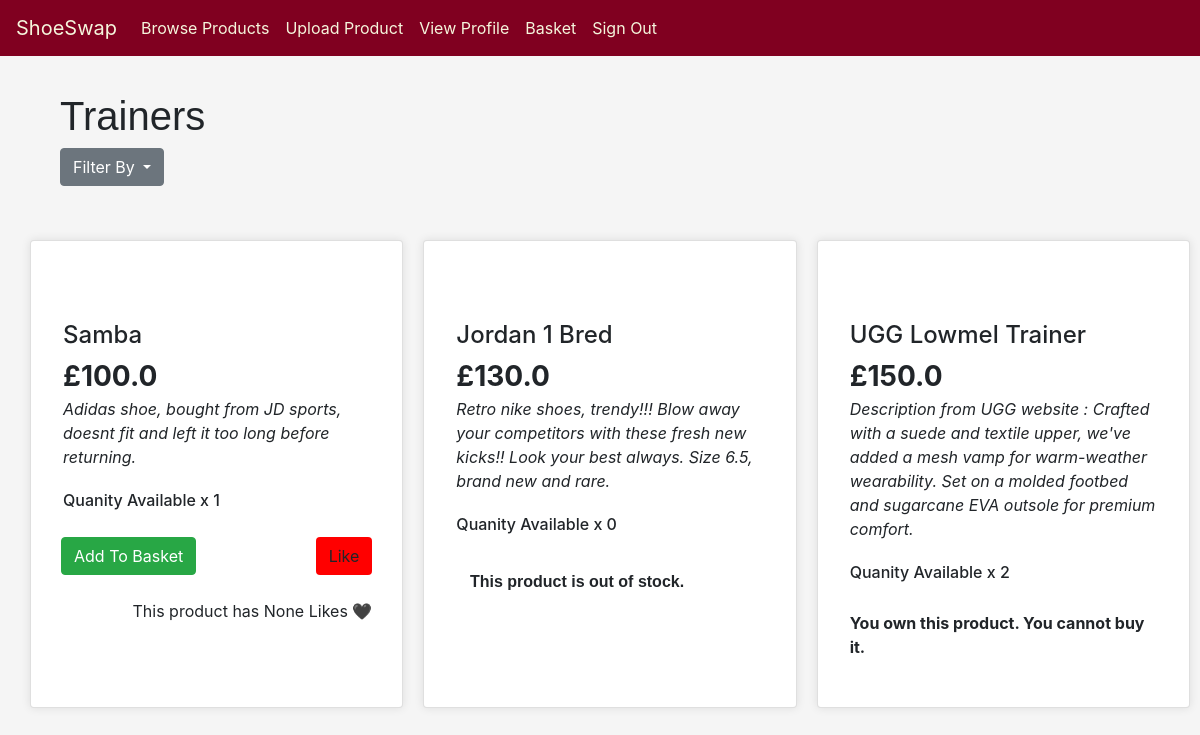
The page /trainers (signed in) on the database its author committed.
### app/models.py (models this page shows)
class Products(db.Model):
    __tablename__='Products'
    id = db.Column(db.Integer, primary_key=True)
    owner_id = db.Column(db.Integer, db.ForeignKey('Customers.id'), nullable=False)
    product_name = db.Column(db.String(100), nullable=False)
    description = db.Column(db.String(1000), nullable=False)
    price = db.Column(db.Float, nullable=False)
    quantity_available = db.Column(db.Integer, nullable=False)
    category = db.Column(db.String(30), nullable=False, index=True)
    size = db.Column(db.String(5), nullable=False)
    likes = db.Column(db.Integer, default=0)

### app/views.py (the view)
@app.route("/trainers", methods=["GET"])
def trainers():
    trainers = Products.query.filter_by(category='Trainers').all()
    if current_user.is_authenticated:
        user_basket = models.Basket.query.filter_by(customer_id=current_user.id)
        return render_template("browse.html", title="Shop", products=trainers, Filter="Trainers", current_user=current_user, basket=user_basket)
    else:
        return render_template("browse.html", title="Shop", products=trainers, Filter="Trainers", current_user=None)

### app/views.py (called while the page is built)
@login_manager.user_loader
def load_user(id):
    return Customers.query.get(int(id))

### app/templates/browse.html (shortened to what this page needs)
{% extends "base.html" %}
{% block content %}
  </head>
  <body>
      <div class="info">
        <h1> {{ Filter }} </h1>
      </div>
      <div class="dropdown filters">
        <button class="btn btn-secondary dropdown-toggle filter-button" type="button" id="dropdownMenuButton" data-toggle="dropdown" aria-haspopup="true" aria-expanded="false">
          Filter By
        </button>
      </div>
      {% if products.__len__() > 0 %}
      <div class="product-cards-container">
        {% for p in products %}
          <div class="card product-card  mb-4">
            <div class="card-body">
              <br><br>
              <h4 class="details title card-title fw-bold ">{{ p.product_name }} </h4>
              <h3 class="details card-subtitle fw-dark"><strong>£{{ p.price }}</strong></h3>
              <div class="details card-text fw-lighter"><i>{{ p.description }}</i> </div>
              <br>
              <h6 class="details card-subtitle fw-light">Quanity Available x {{ p.quantity_available }}</h6>
              <div class="controls">
                {%if p.owner_id != current_user.id %}
                  <br>
                  {% if p.quantity_available <= 0 %}
                    <p class="danger info">This product is out of stock.</p>
                  {% else %}
                    {% if p.id in basket %}
                      <a class="btn btn-secondary" href="{{ url_for('removefrombasket', id=p.id) }}">Remove From Basket</a>
                    {% else %}
                      <a class="btn btn-success" href="{{ url_for('addtobasket', id=p.id) }}">Add To Basket</a>
                    {% endif %}
                    <a class="like-controls">
                      <button  class="btn like" onclick="likeProduct( {{p.id}} )">Like</button>
                    </a>
                    <br><br>
                    <a class="like-controls" id="likes-{{p.id}}"> This product has {{p.likes}} Likes 🖤 </a>
                  {% endif %}
                {% else %}
                <br>
                <p class="details"><strong>You own this product. You cannot buy it.</strong></p>
                {% endif %}
              </div>
          </div>
      </div>
      {% endfor %}
      </div>
        {% else %}
            <p class="danger info">No products are available. Upload your own by pressing above.</p>
        {% endif %}
      </div>
  </body>
{% endblock %}

### app/static/base_styles.css (style rules this page uses)
html body { min-width: 480px; width:100%; background-color: whitesmoke; }
.info { padding-top: 3%; padding-left: 5%; font-family:'Gill Sans', 'Gill Sans MT', Calibri, 'Trebuchet MS', sans-serif; font-weight: bolder; }
@media only screen and (min-width: 300px) and (min-width: 700px) { .product-cards-container { display: grid; grid-template-columns: repeat(2, 1fr); grid-template-columns: auto auto; gap: 20px; margin: 20px; } }
.card { border: 1px solid #ddd; border-radius: 10px; padding: 10px; background-color: #fff; box-shadow: 0 0 10px rgba(0, 0, 0, 0.1); margin: 10px; width: 100%; }
.details { padding: 2px; }
.title { text-decoration:double; }

### rows shown on the page
Products: product_name "Samba", price "100.0", description "Adidas shoe, bought from JD sports, doesnt fit and left it too long before returning.", quantity_available "1", likes "None"
Products: product_name "Jordan 1 Bred", price "130.0", description "Retro nike shoes, trendy!!! Blow away your competitors with these fresh new kicks!! Look your best always. Size 6.5, brand new and rare.", quantity_available "0", shows "This product is out of stock."
Products: product_name "UGG Lowmel Trainer", price "150.0", description "Description from UGG website : Crafted with a suede and textile upper, we've added a mesh vamp for warm-weather wearability. Set on a molded footbed and sugarcane EVA outsole for premium comfort.", quantity_available "2", shows "You own this product. You cannot buy it."

### other values the page prints
{{ Filter }} "Trainers"
